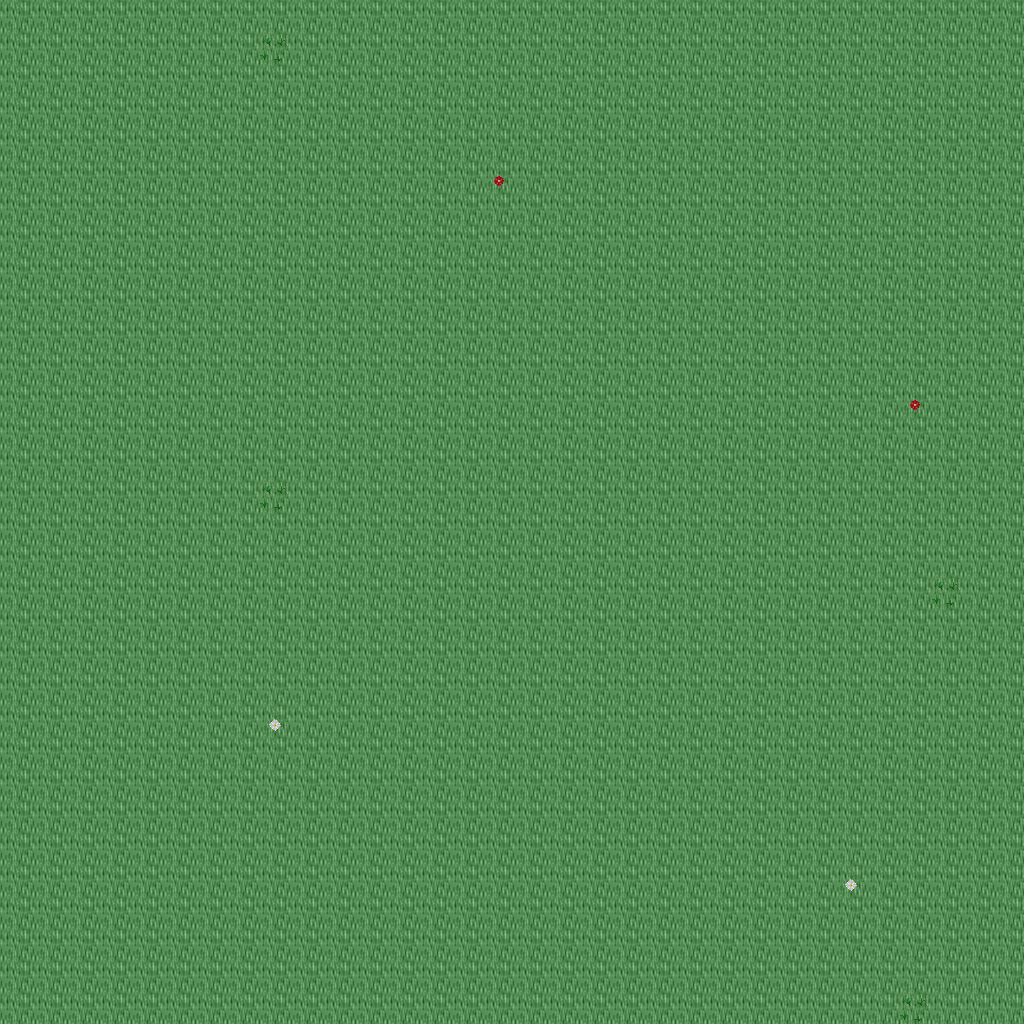

A level layout from a 2D game, rendered from its tile map. Below: a short description, then the map file with tile-grid data replaced by summaries:
An orthogonal 32x32 tile map with 32x32 px tiles, 5 tile layers (Ground, Objects, Objects2, Above, ...), 1 hidden layer not drawn, 14 tilesets.

<map version="1.10" tiledversion="1.11.0" orientation="orthogonal" renderorder="right-down" width="32" height="32" tilewidth="32" tileheight="32" infinite="0" nextlayerid="11" nextobjectid="1">
 <tileset firstgid="1" name="ground_ground" tilewidth="32" tileheight="32" tilecount="33" columns="3">
  <image source="../drawable/ground_ground.png" width="96" height="352" />
 </tileset>
 <tileset firstgid="34" name="plant_flower_daisy_red" tilewidth="32" tileheight="32" tilecount="8" columns="2">
  <image source="../drawable/plant_flower_daisy_red.png" width="64" height="128" />
 </tileset>
 <tileset firstgid="42" name="ground_grass_edges" tilewidth="32" tileheight="32" tilecount="36" columns="12">
  <image source="../drawable/ground_grass_edges.png" width="384" height="96" />
 </tileset>
 <tileset firstgid="78" name="ground_grass_corners" tilewidth="32" tileheight="32" tilecount="24" columns="6">
  <image source="../drawable/ground_grass_corners.png" width="192" height="128" />
 </tileset>
 <tileset firstgid="102" name="ground_water_pool" tilewidth="32" tileheight="32" tilecount="72" columns="3">
  <image source="../drawable/ground_water_pool.png" width="96" height="768" />
 </tileset>
 <tileset firstgid="174" name="plant_flower_daisy_white" tilewidth="32" tileheight="32" tilecount="8" columns="2">
  <image source="../drawable/plant_flower_daisy_white.png" width="64" height="128" />
 </tileset>
 <tileset firstgid="182" name="plant_grasses" tilewidth="32" tileheight="32" tilecount="6" columns="3">
  <image source="../drawable/plant_grasses.png" width="96" height="64" />
 </tileset>
 <tileset firstgid="188" name="item_statue_bird" tilewidth="32" tileheight="32" tilecount="8" columns="2">
  <image source="../drawable/item_statue_bird.png" width="64" height="128" />
 </tileset>
 <tileset firstgid="196" name="plant_tree_tree_darkgreen" tilewidth="32" tileheight="32" tilecount="88" columns="8">
  <image source="../drawable/plant_tree_tree_darkgreen.png" width="256" height="352" />
 </tileset>
 <tileset firstgid="284" name="logic_collision" tilewidth="32" tileheight="32" tilecount="1" columns="1">
  <image source="../drawable/logic_collision.png" width="32" height="32" />
 </tileset>
 <tileset firstgid="285" name="ground_water_pool_deep" tilewidth="32" tileheight="32" tilecount="72" columns="3">
  <image source="../drawable/ground_water_pool_deep.png" width="96" height="768" />
 </tileset>
 <tileset firstgid="357" name="logic_item_fruits" tilewidth="32" tileheight="32" tilecount="16" columns="8">
  <image source="../drawable/logic_item_fruits.png" width="256" height="64" />
 </tileset>
 <tileset firstgid="373" name="plant_tree_umbrella_thorn" tilewidth="32" tileheight="32" tilecount="18" columns="6">
  <image source="../drawable/plant_tree_umbrella_thorn.png" width="192" height="96" />
 </tileset>
 <tileset firstgid="391" name="light_light_5x5" tilewidth="32" tileheight="32" tilecount="25" columns="5">
  <image source="../drawable/light_light_5x5.png" width="160" height="160" />
 </tileset>
 <layer id="1" name="Ground" width="32" height="32">
  <data>[1024 cells, 1024 non-empty, 1 distinct tile ids]</data>
 </layer>
 <layer id="2" name="Objects" width="32" height="32">
  <data>[1024 cells, 4 non-empty, 2 distinct tile ids]</data>
 </layer>
 <layer id="3" name="Objects2" width="32" height="32">
  <data>[1024 cells, 4 non-empty, 1 distinct tile ids]</data>
 </layer>
 <layer id="4" name="Above" width="32" height="32">
  <data>[1024 cells, 0 non-empty, 0 distinct tile ids]</data>
 </layer>
 <layer id="5" name="Above2" width="32" height="32">
  <data>[1024 cells, 0 non-empty, 0 distinct tile ids]</data>
 </layer>
 <layer id="6" name="Walkable" width="32" height="32" visible="0">
  <data>[1024 cells, 0 non-empty, 0 distinct tile ids]</data>
 </layer>
 <objectgroup id="7" name="Mapevents" />
 <objectgroup id="8" name="Spawn" />
 <objectgroup id="9" name="Keys" />
 <objectgroup id="10" name="Replace" />
</map>
